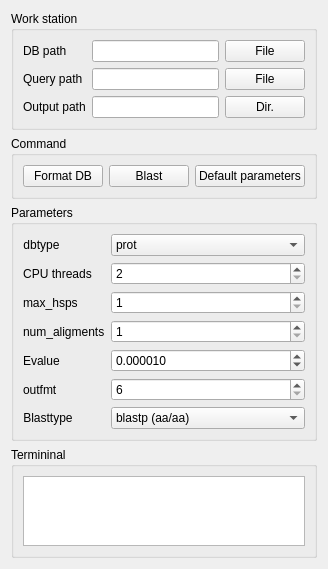
<?xml version="1.0" encoding="UTF-8"?>
<ui version="4.0">
 <class>LocalBlastGUI</class>
 <widget class="QWidget" name="LocalBlastGUI">
  <property name="geometry">
   <rect>
    <x>0</x>
    <y>0</y>
    <width>285</width>
    <height>461</height>
   </rect>
  </property>
  <property name="windowTitle">
   <string>Local Blast GUI</string>
  </property>
  <property name="windowIcon">
   <iconset>
    <normalon>:/icons/images/search.svg</normalon>
   </iconset>
  </property>
  <layout class="QVBoxLayout" name="verticalLayout_2">
   <item>
    <widget class="QGroupBox" name="groupBox">
     <property name="title">
      <string>Work station</string>
     </property>
     <layout class="QGridLayout" name="gridLayout">
      <item row="0" column="0">
       <widget class="QLabel" name="label">
        <property name="text">
         <string>DB path</string>
        </property>
       </widget>
      </item>
      <item row="0" column="1">
       <widget class="QLineEdit" name="lineEdit">
        <property name="dragEnabled">
         <bool>true</bool>
        </property>
       </widget>
      </item>
      <item row="0" column="2">
       <widget class="QPushButton" name="pushButton">
        <property name="text">
         <string>File</string>
        </property>
       </widget>
      </item>
      <item row="1" column="0">
       <widget class="QLabel" name="label_2">
        <property name="text">
         <string>Query path</string>
        </property>
       </widget>
      </item>
      <item row="1" column="1">
       <widget class="QLineEdit" name="lineEdit_2">
        <property name="dragEnabled">
         <bool>true</bool>
        </property>
       </widget>
      </item>
      <item row="1" column="2">
       <widget class="QPushButton" name="pushButton_2">
        <property name="text">
         <string>File</string>
        </property>
       </widget>
      </item>
      <item row="2" column="0">
       <widget class="QLabel" name="label_3">
        <property name="text">
         <string>Output path</string>
        </property>
       </widget>
      </item>
      <item row="2" column="1">
       <widget class="QLineEdit" name="lineEdit_3">
        <property name="dragEnabled">
         <bool>true</bool>
        </property>
       </widget>
      </item>
      <item row="2" column="2">
       <widget class="QPushButton" name="pushButton_3">
        <property name="text">
         <string>Dir.</string>
        </property>
       </widget>
      </item>
     </layout>
    </widget>
   </item>
   <item>
    <widget class="QGroupBox" name="groupBox_2">
     <property name="title">
      <string>Command</string>
     </property>
     <layout class="QGridLayout" name="gridLayout_2">
      <item row="0" column="0">
       <widget class="QPushButton" name="pushButton_4">
        <property name="text">
         <string>Format DB</string>
        </property>
       </widget>
      </item>
      <item row="0" column="1">
       <widget class="QPushButton" name="pushButton_5">
        <property name="text">
         <string>Blast</string>
        </property>
       </widget>
      </item>
      <item row="0" column="2">
       <widget class="QPushButton" name="pushButton_6">
        <property name="text">
         <string>Default parameters</string>
        </property>
       </widget>
      </item>
     </layout>
    </widget>
   </item>
   <item>
    <widget class="QGroupBox" name="groupBox_3">
     <property name="title">
      <string>Parameters</string>
     </property>
     <layout class="QFormLayout" name="formLayout">
      <property name="labelAlignment">
       <set>Qt::AlignLeading|Qt::AlignLeft|Qt::AlignVCenter</set>
      </property>
      <item row="0" column="0">
       <widget class="QLabel" name="label_4">
        <property name="text">
         <string>dbtype</string>
        </property>
        <property name="alignment">
         <set>Qt::AlignCenter</set>
        </property>
       </widget>
      </item>
      <item row="0" column="1">
       <widget class="QComboBox" name="comboBox">
        <property name="currentText">
         <string>prot</string>
        </property>
        <item>
         <property name="text">
          <string>prot</string>
         </property>
        </item>
        <item>
         <property name="text">
          <string>nucl</string>
         </property>
        </item>
       </widget>
      </item>
      <item row="1" column="0">
       <widget class="QLabel" name="label_5">
        <property name="text">
         <string>CPU threads</string>
        </property>
        <property name="alignment">
         <set>Qt::AlignCenter</set>
        </property>
       </widget>
      </item>
      <item row="1" column="1">
       <widget class="QSpinBox" name="spinBox">
        <property name="specialValueText">
         <string>2</string>
        </property>
       </widget>
      </item>
      <item row="2" column="0">
       <widget class="QLabel" name="label_6">
        <property name="text">
         <string>max_hsps</string>
        </property>
       </widget>
      </item>
      <item row="2" column="1">
       <widget class="QSpinBox" name="spinBox_2">
        <property name="specialValueText">
         <string>1</string>
        </property>
       </widget>
      </item>
      <item row="3" column="0">
       <widget class="QLabel" name="label_7">
        <property name="text">
         <string>num_aligments</string>
        </property>
       </widget>
      </item>
      <item row="3" column="1">
       <widget class="QSpinBox" name="spinBox_3">
        <property name="specialValueText">
         <string>1</string>
        </property>
       </widget>
      </item>
      <item row="4" column="1">
       <widget class="QDoubleSpinBox" name="doubleSpinBox_4">
        <property name="specialValueText">
         <string>0.00001</string>
        </property>
        <property name="accelerated">
         <bool>false</bool>
        </property>
        <property name="decimals">
         <number>6</number>
        </property>
        <property name="minimum">
         <double>0.000001000000000</double>
        </property>
        <property name="singleStep">
         <double>0.000010000000000</double>
        </property>
        <property name="value">
         <double>0.000010000000000</double>
        </property>
       </widget>
      </item>
      <item row="5" column="0">
       <widget class="QLabel" name="label_9">
        <property name="text">
         <string>outfmt</string>
        </property>
       </widget>
      </item>
      <item row="5" column="1">
       <widget class="QSpinBox" name="spinBox_5">
        <property name="specialValueText">
         <string>6</string>
        </property>
       </widget>
      </item>
      <item row="6" column="0">
       <widget class="QLabel" name="label_10">
        <property name="text">
         <string>Blasttype</string>
        </property>
        <property name="alignment">
         <set>Qt::AlignCenter</set>
        </property>
       </widget>
      </item>
      <item row="6" column="1">
       <widget class="QComboBox" name="comboBox_2">
        <item>
         <property name="text">
          <string>blastp (aa/aa)</string>
         </property>
        </item>
        <item>
         <property name="text">
          <string>blastn (nt/nt)</string>
         </property>
        </item>
        <item>
         <property name="text">
          <string>blastx (nt/aa)</string>
         </property>
        </item>
        <item>
         <property name="text">
          <string>tblastn (aa/nt)</string>
         </property>
        </item>
       </widget>
      </item>
      <item row="4" column="0">
       <widget class="QLabel" name="label_8">
        <property name="text">
         <string>Evalue</string>
        </property>
       </widget>
      </item>
     </layout>
    </widget>
   </item>
   <item>
    <widget class="QGroupBox" name="groupBox_4">
     <property name="title">
      <string>Termininal</string>
     </property>
     <layout class="QVBoxLayout" name="verticalLayout">
      <item>
       <widget class="QTextBrowser" name="textBrowser"/>
      </item>
     </layout>
    </widget>
   </item>
  </layout>
 </widget>
 <resources/>
 <connections/>
</ui>
